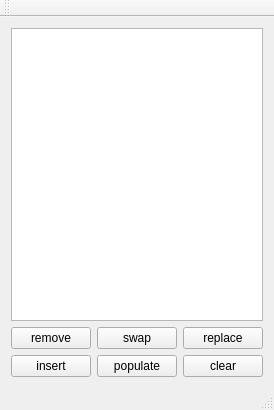
<?xml version="1.0" encoding="UTF-8"?>
<ui version="4.0">
 <class>MainWindow</class>
 <widget class="QMainWindow" name="MainWindow">
  <property name="geometry">
   <rect>
    <x>0</x>
    <y>0</y>
    <width>272</width>
    <height>410</height>
   </rect>
  </property>
  <property name="windowTitle">
   <string>MainWindow</string>
  </property>
  <widget class="QWidget" name="centralWidget">
   <layout class="QVBoxLayout" name="verticalLayout">
    <item>
     <widget class="QListView" name="listView">
      <property name="selectionMode">
       <enum>QAbstractItemView::MultiSelection</enum>
      </property>
     </widget>
    </item>
    <item>
     <layout class="QGridLayout" name="gridLayout">
      <item row="0" column="0">
       <widget class="QPushButton" name="removeButton">
        <property name="text">
         <string>remove</string>
        </property>
       </widget>
      </item>
      <item row="0" column="1">
       <widget class="QPushButton" name="swapButton">
        <property name="text">
         <string>swap</string>
        </property>
       </widget>
      </item>
      <item row="0" column="2">
       <widget class="QPushButton" name="replaceButton">
        <property name="text">
         <string>replace</string>
        </property>
       </widget>
      </item>
      <item row="1" column="0">
       <widget class="QPushButton" name="insertButton">
        <property name="text">
         <string>insert</string>
        </property>
       </widget>
      </item>
      <item row="1" column="1">
       <widget class="QPushButton" name="populateButton">
        <property name="text">
         <string>populate</string>
        </property>
       </widget>
      </item>
      <item row="1" column="2">
       <widget class="QPushButton" name="clearButton">
        <property name="text">
         <string>clear</string>
        </property>
       </widget>
      </item>
     </layout>
    </item>
   </layout>
  </widget>
  <widget class="QMenuBar" name="menuBar">
   <property name="geometry">
    <rect>
     <x>0</x>
     <y>0</y>
     <width>272</width>
     <height>20</height>
    </rect>
   </property>
  </widget>
  <widget class="QToolBar" name="mainToolBar">
   <attribute name="toolBarArea">
    <enum>TopToolBarArea</enum>
   </attribute>
   <attribute name="toolBarBreak">
    <bool>false</bool>
   </attribute>
  </widget>
  <widget class="QStatusBar" name="statusBar"/>
 </widget>
 <layoutdefault spacing="6" margin="11"/>
 <resources/>
 <connections/>
</ui>
